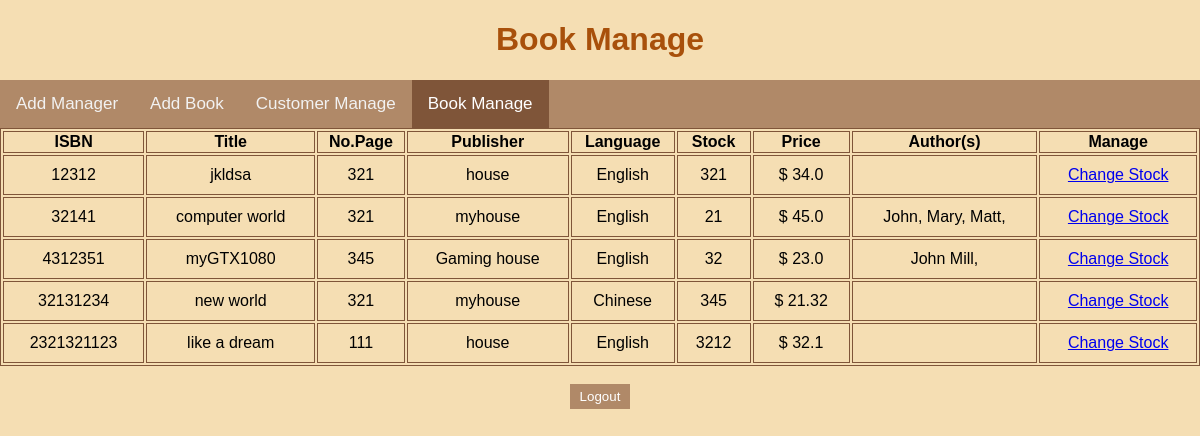
/bookMana, run on an earlier commit of the app's database.
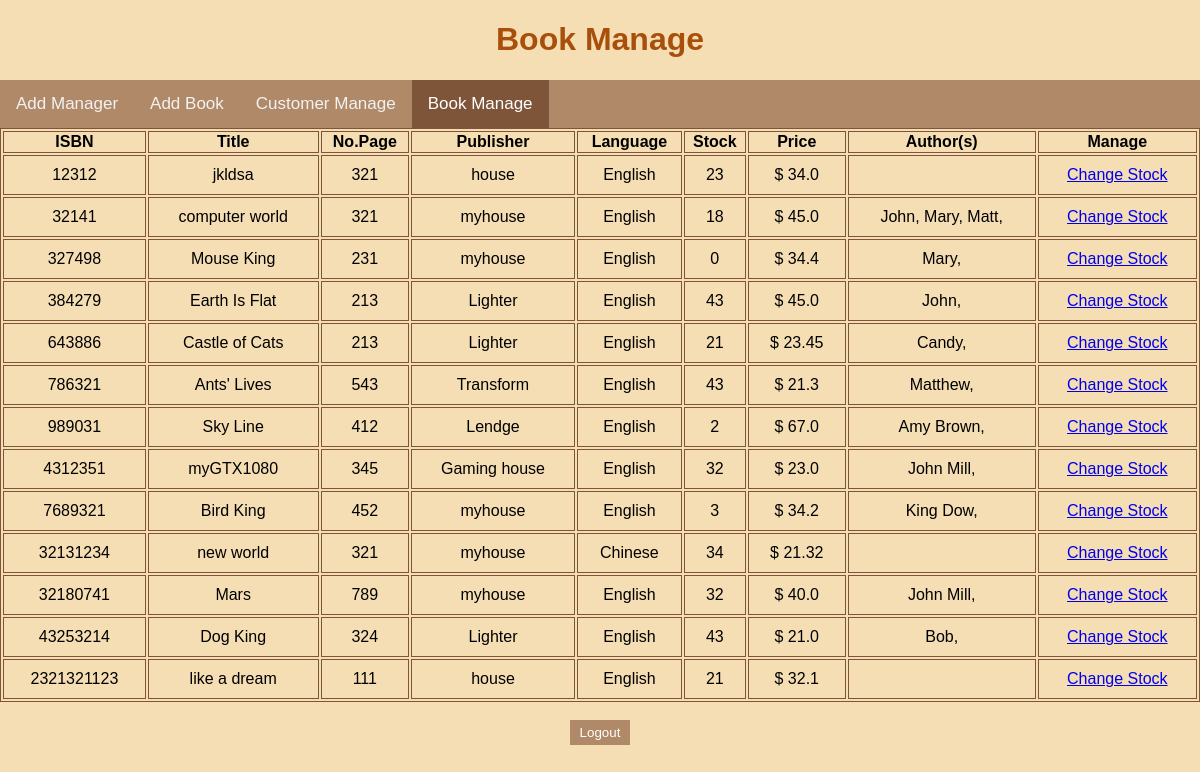
And on a later commit of the database.
### app.py (models this page shows)
class Book(db.Model):
    ISBN = db.Column(db.Integer,nullable=False,primary_key=True)
    title = db.Column(db.String(30),nullable=False)
    page = db.Column(db.Integer)
    date = db.Column(db.DateTime,nullable=False, default=datetime.utcnow)
    publisher = db.Column(db.String(30), nullable=False)
    language = db.Column(db.String(30),nullable=False,default="English")
    stock = db.Column(db.Integer,nullable=False)
    price = db.Column(db.Float,nullable=False)

class Author(db.Model):
    __tablename__ = 'Author'
    name = db.Column(db.String(30),nullable=False)
    ISBN = db.Column(db.Integer,db.ForeignKey('book.ISBN', ondelete='CASCADE'),nullable=False)
    __table_args__ = (
    db.PrimaryKeyConstraint(
        name, ISBN,
        ),
    )

### app.py (the view)
@app.route('/bookMana')
def bookMana():
    authors=Author.query.all()
    books=Book.query.all()
    return render_template('bookManage.html',allbook=books,allAuthors=authors)

### templates/bookManage.html (shortened to what this page needs)
{% extends "base.html" %}
{% block body %}
<h1 id="top">Book Manage</h1>
<div class="topnav">
    <a href="/managerAdd">Add Manager</a>
    <a href="/bookAdd">Add Book</a>
    <a href="/customerMana">Customer Manage</a>
    <a class="active" href="/bookMana">Book Manage</a>
</div>
<div class=content>
<table class=users>
    <tr>
        <th>ISBN</th>
        <th>Title</th>
        <th>No.Page</th>
        <th>Publisher</th>
        <th>Language</th>
        <th>Stock</th>
        <th>Price</th>
        <th>Author(s)</th>
        <th>Manage</th>
    </tr>
    {% for book in allbook %}
        <tr>
            <td>{{ book.ISBN }}</td>
            <td>{{ book.title }}</td>
            <td>{{ book.page }}</td>
            <td>{{ book.publisher }}</td>
            <td>{{ book.language }}</td>
            <td>{{ book.stock }}</td>
            <td>&#36 {{ book.price }}</td>
            <td>{% for author in allAuthors %}
                    {%if author.ISBN==book.ISBN%}
                        {{author.name}},
                    {%endif%}
                {%endfor%}
            </td>
            <td>
                <a href="/updateb/{{book.ISBN}}">Change Stock</a>
            </td>
        </tr>
    {% endfor %}
</table>
</div>
<br>
<div class="toIndex"><form action='/' ><input class="button" type="submit" value="Logout"></form></div>
{% endblock %}

### templates/base.html (shortened to what this page needs)
<!DOCTYPE html>
<html lang="en">
<head>
    <link rel="stylesheet" href="{{ url_for('static',filename='css/main.css') }}">
</head>
<body>
    {% block body %}{% endblock %}
</body>
</html>

### static/css/main.css (style rules this page uses)
body { margin:0; font-family: sans-serif; background-color: wheat; }
h1 { font-family:'Gill Sans', 'Gill Sans MT', Calibri, 'Trebuchet MS', sans-serif ; color: #A8500B; }
.toIndex { display: flex; justify-content: center; text-align: center; }
#top { text-align: center; }
.button { background-color: #b08968; border: none; color: white; padding: 5px 10px; text-align: center; text-decoration: none; display: inline-block; }
.topnav { background-color: #b08968; overflow: hidden; }
.topnav a { float: left; color: #f2f2f2; text-align: center; padding: 14px 16px; text-decoration: none; font-size: 17px; }
.topnav a.active { background-color: #7f5539; color: white; }
table, td, th { border: 1px solid #7f5539; }
table { width: 100%; }
td { text-align: center; padding: 10px; }

What changed in the data, as far as the page shows it:
changed Book "jkldsa": stock "321" → "23"
changed Book "computer world": stock "21" → "18"
added Book: ISBN "327498", title "Mouse King", page "231", publisher "myhouse", language "English", stock "0", price "34.4"
added Author: name "Mary", shown under "327498"
added Book: ISBN "384279", title "Earth Is Flat", page "213", publisher "Lighter", language "English", stock "43", price "45.0"
added Author: name "John", shown under "384279"
added Book: ISBN "643886", title "Castle of Cats", page "213", publisher "Lighter", language "English", stock "21", price "23.45"
added Author: name "Candy", shown under "643886"
added Book: ISBN "786321", title "Ants' Lives", page "543", publisher "Transform", language "English", stock "43", price "21.3"
added Author: name "Matthew", shown under "786321"
added Book: ISBN "989031", title "Sky Line", page "412", publisher "Lendge", language "English", stock "2", price "67.0"
added Author: name "Amy Brown", shown under "989031"
added Book: ISBN "7689321", title "Bird King", page "452", publisher "myhouse", language "English", stock "3", price "34.2"
added Author: name "King Dow", shown under "7689321"
changed Book "new world": stock "345" → "34"
added Book: ISBN "32180741", title "Mars", page "789", publisher "myhouse", language "English", stock "32", price "40.0"
added Author: name "John Mill", shown under "32180741"
added Book: ISBN "43253214", title "Dog King", page "324", publisher "Lighter", language "English", stock "43", price "21.0"
added Author: name "Bob", shown under "43253214"
changed Book "like a dream": stock "3212" → "21"
